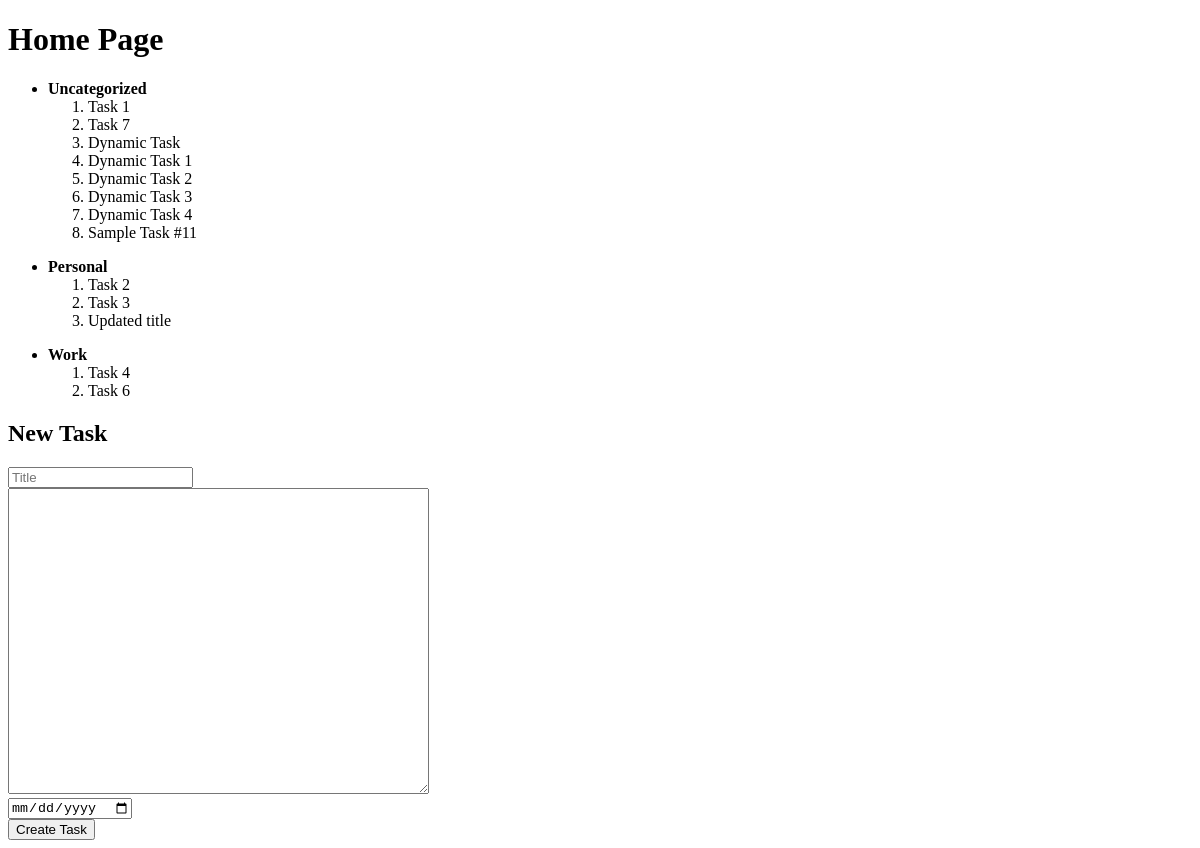
Page /home (signed in) on the earlier database version.
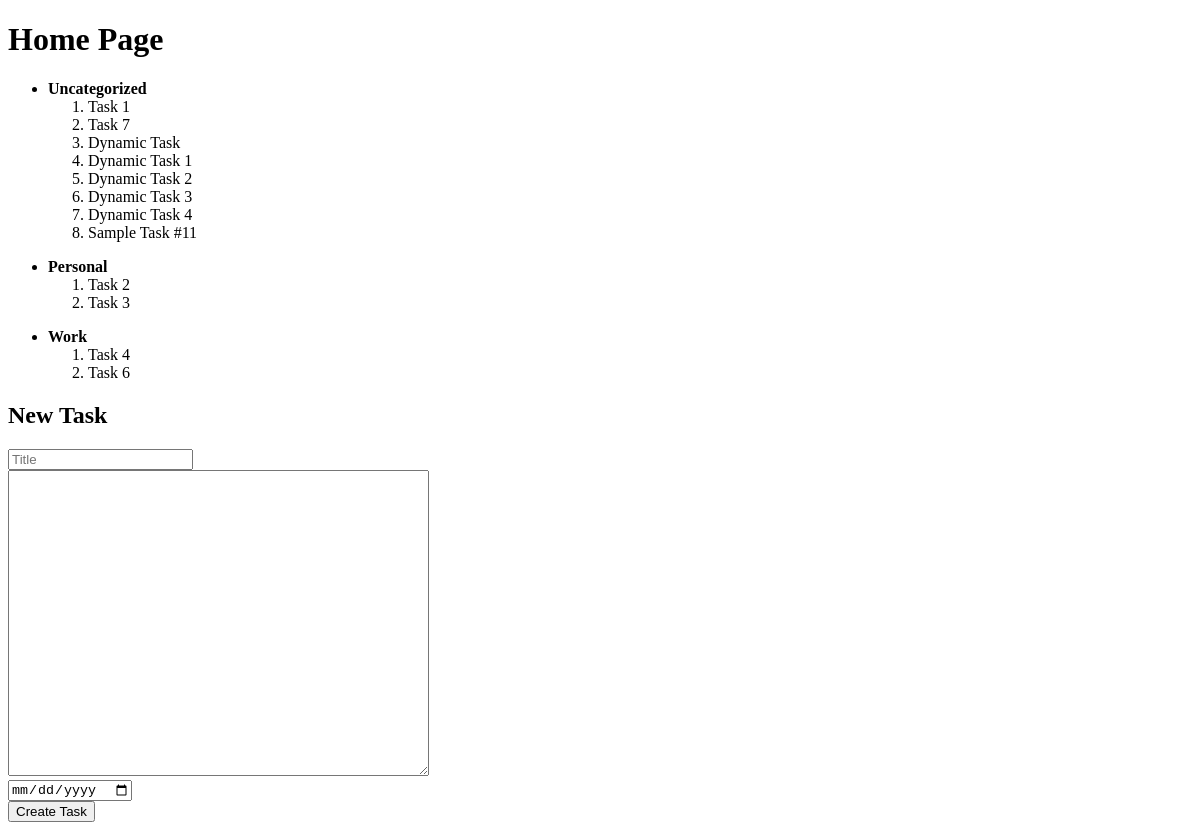
Same page on the later database version.
### agenda/models.py (models this page shows)
class Task(models.Model):
  title = models.CharField("title", max_length=128)
  description = models.CharField("description", max_length=512,  blank=True, null=True)
  due_date = models.DateField("due_date",  blank=True, null=True)
  completion_status = models.BooleanField("completed", default=False, blank=True)
  owner = models.ForeignKey(User, on_delete=models.CASCADE)
  group = models.ForeignKey(TaskGroup, on_delete=models.DO_NOTHING, blank=True, null=True)

class TaskGroup(models.Model):
  title = models.CharField("title", max_length=128)
  owner = models.ForeignKey(User, on_delete=models.CASCADE)

### agenda/views.py (the view)
# urls.py: path("home", views.home_view, name="home"),
@login_required(login_url="/login")
def home_view(request):
  user = request.user
  tasks = dict()
  for task in user.task_set.all():
    if task.group not in tasks:
      tasks[task.group] = list()
    tasks[task.group].append(task)
  return render(request, "agenda/home.html", {'tasks': tasks})

### agenda/templates/agenda/home.html (shortened to what this page needs)
<!DOCTYPE html>
{% load static %}
<html lang="en-US">
  <head>
  </head>
  <body>
    <h1>Home Page</h1>
    {% for group, task_list in tasks.items %}
    <ul>
      <li>
        <b>{% if group %} {{ group.title }} {% else %} Uncategorized {% endif %}</b>
        <ol>
          {% for task in task_list %}
          <li>{{ task.title }}</li>
          {% endfor %}
        </ol>
      </li>
    </ul>
    {% empty %}
    <h3>There are no tasks yet.</h3>
    {% endfor %}
    <h2>New Task</h2>
    <form id="new-task-form">
      <div>
        <input id="new-task-title-field" type="text" placeholder="Title" required>
      </div>
      <div>
        <textarea id="new-task-description-field" rows="20" cols="50"></textarea>
      </div>
      <div>
        <input id="new-task-due-date-field" type="date">
      </div>
      <input type="submit" value="Create Task">
    </form>
  </body>
</html>

Differences in the rows shown:
removed Task: title "Updated title", shown under TaskGroup "Personal"
